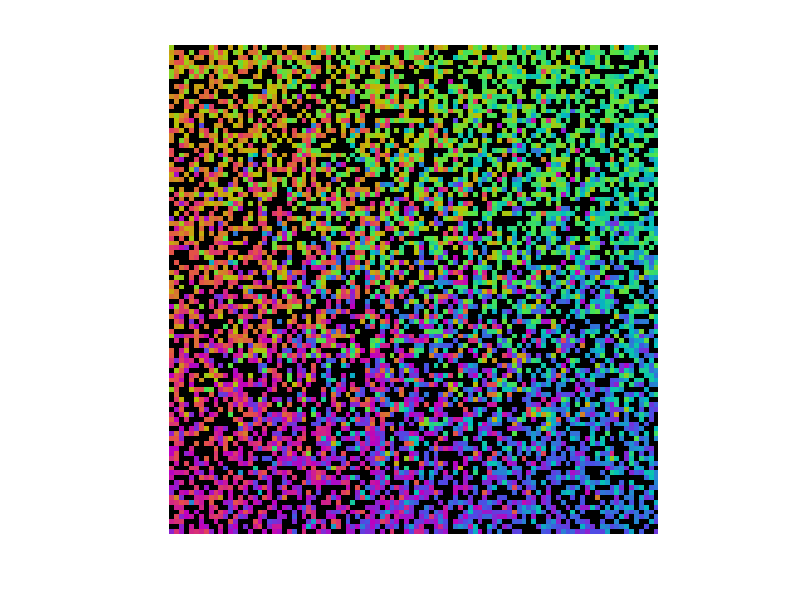

MATLAB code to generate this figure: (Note: this script raises an error after producing the figure.)
close all
clear
clc

numAgents = 6000; %number of agents
mapSize = 100; %x and y dimension of map
environment = zeros(mapSize, mapSize, 6); %X, Y for RGB and "contains agent" and GoalX,GoalY
sensingRadius = 2; %Radius of sensing range for each agent (square sensing range)
neighborToGoalForceRatio = 25;

%Place agents randomly on the map
for i = 1:numAgents
    new = false;
    while not(new)
        randx = randi(mapSize);
        randy = randi(mapSize);
        if environment(randx,randy,4) == 0
           new = true; 
        end
    end
    environment(randx,randy,4) = 1; %The row coordinate is x, the column coordinate is y
end

%Set the goal positions of each agent to a random point on the map
environment(:,:,5:6) = randi(mapSize,[mapSize,mapSize,2]) .* environment(:,:,4);

%Create matrix of indexes
IndexMat = zeros(mapSize, mapSize, 2); 
xIndex = 1:mapSize;
yIndex = (1:mapSize)';
for i = 1:mapSize
   IndexMat(:,i,2) = yIndex;
   IndexMat(i,:,1) = xIndex;
end

%Find unit vector to goal
unitToGoal = (environment(:,:,5:6) - IndexMat)./vecnorm(environment(:,:,5:6) - IndexMat,2,3);

%Find angle of unit vector to goal relative to x-axis
theta = mod(atan2(unitToGoal(:,:,2),unitToGoal(:,:,1)),2*pi);

%Set the color of each agent depending on their theta angle
environment(:,:,1) = ((theta < pi).*(255-theta*255/pi)) + ((theta >= pi).*(theta-pi)*255/pi);
environment(:,:,2) = (and(theta <= 5/3*pi,theta >= 2/3*pi).*(255-(theta-2/3*pi)*255/pi)) + ...
    ((theta > 5/3*pi).*(theta-5/3*pi)*255/pi) + ((theta < 2/3*pi).*((theta+1/3*pi)*255/pi));
environment(:,:,3) = (and(theta <= 4/3*pi,theta >= 1/3*pi).*(theta-1/3*pi)*255/pi) + ...
    ((theta < 1/3*pi).*(255-(theta+2/3*pi)*255/pi)) + ((theta > 4/3*pi).*(255-(theta-4/3*pi)*255/pi));

%Find the sum of the colors of each agent for normalization reasons
colorSum = environment(:,:,1) + environment(:,:,2) + environment(:,:,3);

%display the image showing locations and colors of every agent
imshow(floor(environment(:,:,1:3))./colorSum*1.5.*environment(:,:,4));

%===========================Main Loop==========================%
while true
   tic
   %find number of agents who have reached their goal points
   numAtGoal = sum(sum(vecnorm(environment(:,:,5:6) - IndexMat,2,3) == 0));
   %erase agents who have reached their goal points
   environment(:,:,:) = environment(:,:,:) .* (vecnorm(environment(:,:,5:6) - IndexMat,2,3) ~= 0);
   
   %spawn a new agent for each one that was erased
   for i = 1:numAtGoal
       new = false;
       while not(new)
           randx = randi(mapSize);
           randy = randi(mapSize);
           if environment(randx,randy,4) == 0
               new = true;
           end
       end
       environment(randx,randy,4) = 1; %The row coordinate is x, the column coordinate is y
       %Set new random goal point
       environment(randx,randy,5:6) = randi(mapSize,size(environment(randx,randy,5:6)));
   end
   
   %Update unitToGoal
   unitToGoal = (environment(:,:,5:6) - IndexMat)./vecnorm(environment(:,:,5:6) - IndexMat,2,3);

   %update theta
   theta = mod(atan2(unitToGoal(:,:,2),unitToGoal(:,:,1)),2*pi);
   
   %move agents
   environment = moveAgents(environment, unitToGoal, sensingRadius, neighborToGoalForceRatio, theta, mapSize);
   
   %------------------------------show image----------------------------%
   %Set the color of each agent depending on their theta angle
   environment(:,:,1) = ((theta < pi).*(255-theta*255/pi)) + ((theta >= pi).*(theta-pi)*255/pi);
   environment(:,:,2) = (and(theta <= 5/3*pi,theta >= 2/3*pi).*(255-(theta-2/3*pi)*255/pi)) + ...
       ((theta > 5/3*pi).*(theta-5/3*pi)*255/pi) + ((theta < 2/3*pi).*((theta+1/3*pi)*255/pi));
   environment(:,:,3) = (and(theta <= 4/3*pi,theta >= 1/3*pi).*(theta-1/3*pi)*255/pi) + ...
       ((theta < 1/3*pi).*(255-(theta+2/3*pi)*255/pi)) + ((theta > 4/3*pi).*(255-(theta-4/3*pi)*255/pi));
   
   %Find the sum of the colors of each agent for normalization reasons
   colorSum = environment(:,:,1) + environment(:,:,2) + environment(:,:,3);
   
   %display the image showing locations and colors of every agent
   img = floor(environment(:,:,1:3))./colorSum*1.5.*environment(:,:,4);
   img = imresize(img, 15);
   imshow(img);
   %--------------------------------------------------------------------%
   disp(toc)
end


function environment = moveAgents(environment, unitToGoal, sensingRadius, neighborToGoalForceRatio, theta, mapSize)
force = zeros([mapSize, mapSize, 2]);
force = force + unitToGoal;
for i = 1:mapSize %x coordinate
    for j = 1:mapSize %y coordinate
        for k = -sensingRadius:sensingRadius %x offset in sensing range
            for l = -sensingRadius:sensingRadius %y offset in sensing range
                if i+k > 0 && i+k <= mapSize && j+l > 0 && j+l <= mapSize && k ~= 0 && l ~= 0 %make sure not off the edge of the map and not on central agent
                    %Find the angle to the neighbors relative position
                    angularDistToNeighbor = environment(i+k, j+l, 4) * abs(mod(atan2(j+l,i+k),2*pi) - theta(i, j));
                    %Find the unit vector pointing to that neighbor
                    unitToNeighbor = [k, l]/norm([k, l]);
                    %For each neighbor, add their force. Attraction if
                    %the angular dist is between 0 and 90 and
                    %repulsion if the anglular dist is between 90 and
                    %180 deg
                    force(i, j, 1) = force(i, j, 1)+unitToNeighbor(1)*(pi-angularDistToNeighbor)/pi*neighborToGoalForceRatio;
                    force(i, j, 2) = force(i, j, 2)+unitToNeighbor(2)*(pi-angularDistToNeighbor)/pi*neighborToGoalForceRatio;
                end
            end
        end
        %Now that the force has been added for each agent, we actually
        %need to move the agents around
        %We will try to move to the neighboring square that is closest
        %to the angle their force points, but if there is another agent
        %there, they will try the two adjacent squares
        forceAngle = mod(atan2(force(i,j,2),force(i,j,1)),2*pi);
        
        xBottomWall = false;
        yBottomWall = false;
        xTopWall = false;
        yTopWall = false;
        if i == 1
            xBottomWall = true;
        end
        if j == 1
            yBottomWall = true;
        end
        if i == mapSize
            xTopWall = true;
        end
        if j == mapSize
            yTopWall = true;
        end
        found = false;
        if (forceAngle <= 22.5/180*pi || forceAngle > 337.5/180*pi)
            if ~yTopWall 
                if environment(i, j+1, 4) == 0
                    environment(i, j+1, :) = environment(i, j, :);
                    environment(i, j, :) = zeros(size(environment(i, j, :)));
                    found = true;
                end
            end
            if ~xBottomWall && ~yTopWall && ~found
                if environment(i-1, j+1, 4) == 0
                    environment(i-1, j+1, :) = environment(i, j, :);
                    environment(i, j, :) = zeros(size(environment(i, j, :)));
                    found = true;
                end
            end
            if ~yTopWall && ~xTopWall && ~found
                if environment(i+1, j+1, 4) == 0
                    environment(i+1, j+1, :) = environment(i, j, :);
                    environment(i, j, :) = zeros(size(environment(i, j, :)));
                    found = true;
                end
            end
        elseif forceAngle <= 67.5/180*pi
            if ~xTopWall && ~yTopWall 
                if environment(i+1, j+1, 4) == 0
                    environment(i+1, j+1, :) = environment(i, j, :);
                    environment(i, j, :) = zeros(size(environment(i, j, :)));
                    found = true;
                end
            end
            if ~xTopWall && ~found
                if environment(i+1, j, 4) == 0
                    environment(i+1, j, :) = environment(i, j, :);
                    environment(i, j, :) = zeros(size(environment(i, j, :)));
                    found = true;
                end
            end
            if ~yTopWall && ~found
                if environment(i, j+1, 4) == 0
                    environment(i, j+1, :) = environment(i, j, :);
                    environment(i, j, :) = zeros(size(environment(i, j, :)));
                    found = true;
                end
            end
        elseif forceAngle <= 112.5/180*pi
            if ~xTopWall 
                if environment(i+1, j, 4) == 0
                    environment(i+1, j, :) = environment(i, j, :);
                    environment(i, j, :) = zeros(size(environment(i, j, :)));
                    found = true;
                end
            end
            if ~yBottomWall && ~xTopWall && ~found
                if environment(i+1, j-1, 4) == 0
                    environment(i+1, j-1, :) = environment(i, j, :);
                    environment(i, j, :) = zeros(size(environment(i, j, :)));
                    found = true;
                end
            end
            if ~xTopWall && ~yTopWall && ~found
                if environment(i+1, j+1, 4) == 0
                    environment(i+1, j+1, :) = environment(i, j, :);
                    environment(i, j, :) = zeros(size(environment(i, j, :)));
                    found = true;
                end
            end
        elseif forceAngle <= 157.5/180*pi
            if ~yBottomWall && ~xTopWall 
                if environment(i+1, j-1, 4) == 0
                    environment(i+1, j-1, :) = environment(i, j, :);
                    environment(i, j, :) = zeros(size(environment(i, j, :)));
                    found = true;
                end
            end
            if ~xTopWall && ~found
                if environment(i+1, j, 4) == 0
                    environment(i+1, j, :) = environment(i, j, :);
                    environment(i, j, :) = zeros(size(environment(i, j, :)));
                    found = true;
                end
            end
            if ~yBottomWall && ~found
                if environment(i, j-1, 4) == 0
                    environment(i, j-1, :) = environment(i, j, :);
                    environment(i, j, :) = zeros(size(environment(i, j, :)));
                    found = true;
                end
            end
        elseif forceAngle <= 202.5/180*pi
            if ~yBottomWall 
                if environment(i, j-1, 4) == 0
                    environment(i, j-1, :) = environment(i, j, :);
                    environment(i, j, :) = zeros(size(environment(i, j, :)));
                    found = true;
                end
            end
            if ~xBottomWall && ~yBottomWall && ~found
                if environment(i-1, j-1, 4) == 0
                    environment(i-1, j-1, :) = environment(i, j, :);
                    environment(i, j, :) = zeros(size(environment(i, j, :)));
                    found = true;
                end
            end
            if ~yBottomWall && ~xTopWall && ~found
                if environment(i+1, j-1, 4) == 0
                    environment(i+1, j-1, :) = environment(i, j, :);
                    environment(i, j, :) = zeros(size(environment(i, j, :)));
                    found = true;
                end
            end
        elseif forceAngle <= 247.5/180*pi
            if ~xBottomWall && ~yBottomWall 
                if environment(i-1, j-1, 4) == 0
                    environment(i-1, j-1, :) = environment(i, j, :);
                    environment(i, j, :) = zeros(size(environment(i, j, :)));
                    found = true;
                end
            end
            if ~yBottomWall && ~found
                if environment(i, j-1, 4) == 0
                    environment(i, j-1, :) = environment(i, j, :);
                    environment(i, j, :) = zeros(size(environment(i, j, :)));
                    found = true;
                end
            end
            if ~xBottomWall && ~found
                if environment(i-1, j, 4) == 0
                    environment(i-1, j, :) = environment(i, j, :);
                    environment(i, j, :) = zeros(size(environment(i, j, :)));
                    found = true;
                end
            end
        elseif forceAngle <= 292.5/180*pi
            if ~xBottomWall 
                if environment(i-1, j, 4) == 0
                    environment(i-1, j, :) = environment(i, j, :);
                    environment(i, j, :) = zeros(size(environment(i, j, :)));
                    found = true;
                end
            end
            if ~xBottomWall && ~yBottomWall && ~found
                if environment(i-1, j-1, 4) == 0
                    environment(i-1, j-1, :) = environment(i, j, :);
                    environment(i, j, :) = zeros(size(environment(i, j, :)));
                    found = true;
                end
            end
            if ~yTopWall && ~xBottomWall && ~found
                if environment(i-1, j+1, 4) == 0
                    environment(i-1, j+1, :) = environment(i, j, :);
                    environment(i, j, :) = zeros(size(environment(i, j, :)));
                    found = true;
                end
            end
        elseif forceAngle <= 337.5/180*pi
            if ~yTopWall && ~xBottomWall 
                if environment(i-1, j+1, 4) == 0
                    environment(i-1, j+1, :) = environment(i, j, :);
                    environment(i, j, :) = zeros(size(environment(i, j, :)));
                    found = true;
                end
            end
            if ~xBottomWall && ~found
                if environment(i-1, j, 4) == 0
                    environment(i-1, j, :) = environment(i, j, :);
                    environment(i, j, :) = zeros(size(environment(i, j, :)));
                    found = true;
                end
            end
            if ~yTopWall && ~found
                if environment(i, j+1, 4) == 0
                    environment(i, j+1, :) = environment(i, j, :);
                    environment(i, j, :) = zeros(size(environment(i, j, :)));
                    found = true;
                end
            end
        end
    end
end
end
